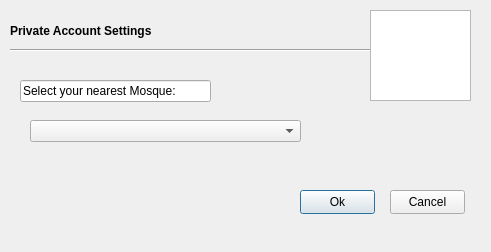
<?xml version="1.0" encoding="UTF-8"?>
<ui version="4.0">
 <class>PrivateMode</class>
 <widget class="QDialog" name="PrivateMode">
  <property name="geometry">
   <rect>
    <x>0</x>
    <y>0</y>
    <width>491</width>
    <height>252</height>
   </rect>
  </property>
  <property name="windowTitle">
   <string>Dialog</string>
  </property>
  <widget class="QComboBox" name="comboBox">
   <property name="geometry">
    <rect>
     <x>30</x>
     <y>120</y>
     <width>271</width>
     <height>22</height>
    </rect>
   </property>
  </widget>
  <widget class="Line" name="line">
   <property name="geometry">
    <rect>
     <x>10</x>
     <y>40</y>
     <width>461</width>
     <height>20</height>
    </rect>
   </property>
   <property name="orientation">
    <enum>Qt::Horizontal</enum>
   </property>
  </widget>
  <widget class="QGraphicsView" name="graphicsView">
   <property name="geometry">
    <rect>
     <x>370</x>
     <y>10</y>
     <width>101</width>
     <height>91</height>
    </rect>
   </property>
   <property name="styleSheet">
    <string notr="true">border-image: url(:/Languages/build-MyMosqu-Desktop-Debug/Untitled-1.png);</string>
   </property>
  </widget>
  <widget class="QLineEdit" name="lineEdit">
   <property name="enabled">
    <bool>true</bool>
   </property>
   <property name="geometry">
    <rect>
     <x>20</x>
     <y>80</y>
     <width>191</width>
     <height>22</height>
    </rect>
   </property>
   <property name="font">
    <font>
     <pointsize>9</pointsize>
    </font>
   </property>
   <property name="text">
    <string>Select your nearest Mosque:</string>
   </property>
  </widget>
  <widget class="QLabel" name="WelcomeLabelText">
   <property name="geometry">
    <rect>
     <x>10</x>
     <y>20</y>
     <width>331</width>
     <height>21</height>
    </rect>
   </property>
   <property name="font">
    <font>
     <weight>75</weight>
     <bold>true</bold>
    </font>
   </property>
   <property name="text">
    <string>Private Account Settings</string>
   </property>
  </widget>
  <widget class="QPushButton" name="pushOk">
   <property name="geometry">
    <rect>
     <x>300</x>
     <y>190</y>
     <width>75</width>
     <height>24</height>
    </rect>
   </property>
   <property name="text">
    <string>Ok</string>
   </property>
  </widget>
  <widget class="QPushButton" name="pushCancel">
   <property name="geometry">
    <rect>
     <x>390</x>
     <y>190</y>
     <width>75</width>
     <height>24</height>
    </rect>
   </property>
   <property name="text">
    <string>Cancel</string>
   </property>
  </widget>
 </widget>
 <resources/>
 <connections/>
</ui>
